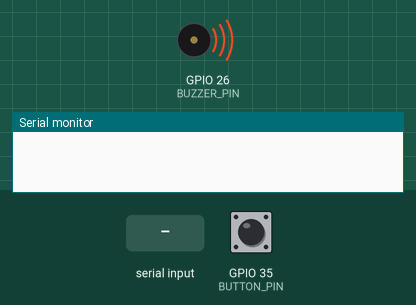
Simulated run of this sketch. Board: ESP32. Shown: buzzer (waves = sounding, pin HIGH), the last lines printed to the serial monitor. The inputs (shaded band) are chosen by the test bench; at power-on: GPIO 35 (BUTTON_PIN) LOW. WiFi joins after 1.5 s; servers stay silent unless stated; random numbers use the default seed unless the sketch sets one; EEPROM starts erased; the modem accepts every AT command (registered, SIM ready, sends succeed) and sends nothing else.

Above: at 0.1 s.
At 20.1 s:
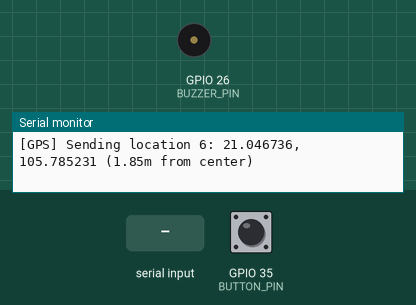
20.2 s: GPIO 35 (BUTTON_PIN) pulled HIGH for 1 s
At 20.64 s:
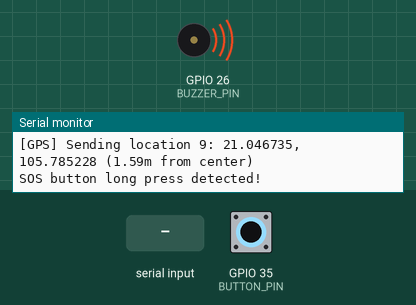
22.7 s: "1" received over the second serial link
Timing chart, 0 to 25.7 s (numbered marks = the images above; inputs shaded):
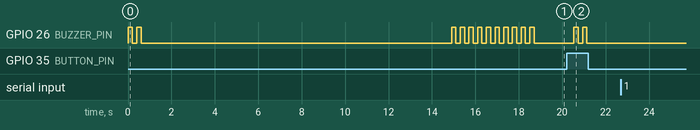

Measured:
- after the input at 20.2 s, GPIO 26 (BUZZER_PIN): alternates HIGH for 0.20 s and LOW for 0.20 s, 4 changes in all, then stays LOW, starting after 0.34 s

The sketch:

CANE_BLIND.ino
```cpp
/*==================================================================================================
*                          INCLUDES
==================================================================================================*/
#include <Arduino.h>
#include "GPS_Feature.h"
#include "CALL_SOS_Feature.h"
#include "SMS_Feature.h"
#include "WEB_Portal.h"
#include "WIFI_Manager.h"

/*==================================================================================================
*                          GLOBAL VARIABLES
==================================================================================================*/
/* Hardware serial instance for communication with GSM/GNSS module */
HardwareSerial gsmSerialPort(1);

/* Instantiates the core object responsible for saving/loading credentials and managing connection attempts. */
WifiManagerCustom wifiManager;

/* Instantiates the WebPortal object, passing the address (&) of the wifiManager.
   This establishes the dependency for the portal to use the manager's functions (e.g., saveCredentials).
    */
WebPortal portal(&wifiManager);

/* Global variable to track WiFi connection status */
bool wifiConnectedStatus = false;
String connectedSSID = "";

/****************************************************************************************
 *  Function Name    : setup
 *  Description      : Arduino system initialization function. It is executed once at
 *                     startup and performs initialization of serial ports, GSM/GNSS
 *                     hardware control pins, and power-on sequence. The function also
 *                     sends initial AT commands to verify communication with the GSM/GNSS
 *                     module and starts the GNSS (GPS) subsystem for location testing.
 *
 *  Input Parameters :
 *    None
 *
 *  Return Value     :
 *    None
 ****************************************************************************************/
void setup() {

  /* Initialize the debug serial port at baud rate 115200 */
  Serial.begin(115200);

  Wire.begin(21, 22); /* Init I2C with SDA=21, SCL=22 */

  /* Configure the button pin as input with an internal  pull-up resistor */
  pinMode(BUTTON_PIN, INPUT);

  /* Configure the buzzer pin as output and set its initial state to LOW */
  pinMode(BUZZER_PIN, OUTPUT); /* Set buzzer pin as output */

  digitalWrite(BUZZER_PIN, LOW); /* Turn off buzzer initially */

  /* Beep the buzzer once to indicate the start of setup process */
  beepBuzzer(2);

  /* Print initial startup message on debug serial */
  Serial.print(F("Hello! AT command Start Init"));


  /* Initialize the GSM/GNSS serial port (UART2) with baud rate 115200,
       8 data bits, no parity, 1 stop bit, and assigned RX/TX pins */
  gsmSerialPort.begin(115200, SERIAL_8N1, PIN_GSM_UART_RECEIVE, PIN_GSM_UART_TRANSMIT);

  /* Test communication with GSM module */
  sendGsmCommand("AT", GSM_COMMAND_WAIT_MS);

  /* Disable command echo */
  sendGsmCommand("ATE0", GSM_COMMAND_WAIT_MS);

  /* Set character set to GSM */
  sendGsmCommand("AT+CSCS=\"GSM\"", GSM_COMMAND_WAIT_MS);

  /* Set SMS mode to text */
  sendGsmCommand("AT+CMGF=1", GSM_COMMAND_WAIT_MS);

  /* Configure new message indications: display directly on Serial */
  sendGsmCommand("AT+CNMI=2,2,0,0,0", GSM_COMMAND_WAIT_MS);

  /* Enable Caller Line Identification Presentation (CLIP) */
  sendGsmCommand("AT+CLIP=1", GSM_COMMAND_WAIT_MS);

  /* Test signal quality */
  sendGsmCommand("AT+CSQ", GSM_COMMAND_WAIT_MS);

  /* Print message indicating the start of LTE CAT1 test */
  Serial.println("ESP32-S3 4G LTE CAT1 complete init!");
  /* Get the number of milliseconds since the program started and store it in systemCurrentTimeMs */
  systemCurrentTimeMs = millis();

  /* 1. Load the last saved SSID and Password from NVS/flash memory into wifiManager object members. */
  wifiManager.loadCredentials();

  /* 2. Attempt to connect to the saved Wi-Fi network using retries (MAX_TRIES). */
  wifiConnectedStatus = false;
  if (!wifiManager.connectWiFi()) {
    /* If connection fails after all retries: */


    /* Log the failure and the fallback action. */
    Serial.println("WiFi failed → Starting AP Portal");

    /* Start the WebPortal in Access Point mode to allow user configuration. */
    portal.startPortal();
    wifiConnectedStatus = false;
  } else {
    /* If connection is successful: */
    wifiConnectedStatus = true;
    connectedSSID = wifiManager.savedSSID;

    /* Log the success message. The device is now ready for its main application logic. */
    Serial.println("WiFi Connected OK!");
  }


  /* Beep the buzzer twice to indicate system initialization is complete */
  beepBuzzer(10);
}

/****************************************************************************************
 *  Function Name    : loop
 *  Description      : Arduino main execution loop. This function runs continuously after
 *                     system initialization. It periodically requests GNSS (GPS) information
 *                     from the GSM/GNSS module every 30 seconds and generates a Google Maps
 *                     URL from the response. In addition, it forwards data between the debug
 *                     Serial (USB) and the GSM serial port, enabling transparent communication
 *                     for debugging and testing.
 *
 *  Input Parameters :
 *    None
 *
 *  Return Value     :
 *    None
 ****************************************************************************************/
void loop() {

  /* If the Web Portal is running (device is in AP mode), this continuously services
   incoming DNS and HTTP requests from the connected client (e.g., a phone/laptop).
   This ensures the portal page loads and the Save button works.
    */
  portal.handleClient();

  /* Call the GPS request handler function */
  requestGpsLocation(systemCurrentTimeMs, 30000UL, DEBUG_MODE_ENABLED);

  handleCallAndATPassthrough(BUTTON_PIN, DEBUG_MODE_ENABLED,
                             wifiConnectedStatus, connectedSSID.c_str());

  delay(175);
}
```

CALL_SOS_Feature.cpp
```cpp
/******************************************************************************
 * INCLUDES
 ******************************************************************************/
#include "CALL_SOS_Feature.h"
#include "SMS_Feature.h"
#include "GPS_Feature.h"


/******************************************************************************
 * GLOBAL VARIABLES
 ******************************************************************************/
/* Variables for button press tracking */
unsigned long pressStart = 0; /* Timestamp when button was pressed down */
bool isPressed = false;       /* Flag indicating if button is currently held */

/* Variables for software debouncing */
int lastRawState = HIGH;            /* Last raw (unfiltered) state read from the pin */
int stableState = HIGH;             /* Stable (debounced) state of the button */
unsigned long lastDebounceTime = 0; /* Last time the raw state was toggled */

/* SOS activation flag to prevent multiple triggers */
bool sosActive = false;

/******************************************************************************
 * PRIVATE FUNCTION PROTOTYPES
 ******************************************************************************/
void handleATPassthrough();

/*================================================================================================*/
/**
 * @brief       Handles AT command passthrough between Serial and GSM.
 * @details     Separated from SOS handling for cleaner code.
 *
 * @param[in]   None
 *
 * @return      void
 *
 * @api
 */
/*================================================================================================*/
void handleATPassthrough() {
    /* Forward AT commands from Serial Monitor (USB) to GSM/GNSS module */
    while (Serial.available() > 0) {
        gsmSerialPort.write(Serial.read());
        yield(); /* Allow background tasks to run */
    }

    /* Forward responses from GSM/GNSS module back to Serial Monitor (USB) */
    while (gsmSerialPort.available() > 0) {
        Serial.write(gsmSerialPort.read());
        yield(); /* Allow background tasks to run */
    }
}

/*================================================================================================*/
/**
* @brief        Reads and debounces the state of a digital input pin.
* @details      Reads the raw state of the specified pin and applies a debouncing algorithm to
*               filter out noise. The function tracks the stability of the input signal over time
*               and updates the stable state only if the signal remains unchanged for longer than
*               the defined DEBOUNCE_DELAY. The stable state is returned.
*
* @param[in]    pin             The digital pin to read.
* @param[out]   None
*
* @return       int             The stable, debounced state of the pin.
*
* @api
*/
/*================================================================================================*/

int debounceRead(int pin) {
  int currentRawState = digitalRead(pin); /* Read the raw (unfiltered) state from the pin */

  /* If the raw state changes compared to the last raw read,
     reset the debounce timer to start measuring stability time */
  if (currentRawState != lastRawState) {
    lastDebounceTime = millis();
  }

  /* If the signal has remained unchanged for longer than DEBOUNCE_DELAY,
     update the stable state to reflect the new value */
  if ((millis() - lastDebounceTime) > DEBOUNCE_DELAY) {
    if (currentRawState != stableState) {
      stableState = currentRawState;
    }
  }

  /* Store the raw state for comparison in the next function call */
  lastRawState = currentRawState;

  /* Return the stable, debounced state of the button */
  return stableState;
}

/*================================================================================================*/
/**
* @brief        Dials a phone number via the GSM module.
* @details      Sends the AT command to dial the specified phone number using the GSM module.
*               Waits for a defined timeout while reading the module's response. Optionally
*               prints the response to the Serial monitor.
*
* @param[in]    phoneNumber     The phone number to dial, as a String.
* @param[out]   None
*
* @return       None
*
* @note         Uses gsmSerialPort as the GSM UART port.
*/
/*================================================================================================*/
void dialPhoneNumber(String phoneNumber) {
  /* Send ATD command to start dialing */
  gsmSerialPort.print("ATD");
  gsmSerialPort.print(phoneNumber);
  gsmSerialPort.println(";");  // End AT command for dialing

  /* Read the response from GSM module with specified timeout */
  readGsmResponse(GSM_CALL_RESPONSE_TIMEOUT_MS);
}

/*================================================================================================*/
/**
 * @brief       Handles SOS button logic and performs AT-command passthrough.
 *
 * @details     This API performs two main functions:
 *
 *               1. **SOS Button Handling**
 *                  - Uses a debounced digital input to detect button events.
 *                  - Detects short-press states based on press duration and logs the state.
 *                  - Detects long press (SOS activation):
 *                        + Triggers buzzer feedback.
 *                        + Initiates a call to the predefined SOS number.
 *                        + Attempts to retrieve the GPS position and generate a Google Maps link.
 *                        + Sends an SMS containing either the location link or an error message.
 *
 *               2. **AT Command Passthrough**
 *                  - Forwards any text entered into the Serial Monitor (USB) directly to the GSM/GNSS module.
 *                  - Forwards all responses from the GSM/GNSS module back to the Serial Monitor.
 *                  - Allows real-time manual interaction/debugging using AT commands.
 *
 * @param[in]    buttonInputPin       Digital input pin connected to the SOS button.
 * @param[in]    enableDebugMessages  If true, prints internal debug messages to Serial Monitor.
 *
 * @return       None
 *
 * @api
 */
/*================================================================================================*/

void handleCallAndATPassthrough(int buttonInputPin, bool enableDebugMessages,
                                bool wifiSuccess, const char* ssid) {
    // Check if SOS is already active (prevent re-triggering)
    if (sosActive) {
        // Still allow AT passthrough even during SOS
        handleATPassthrough();
        return;
    }

    int stableState = debounceRead(buttonInputPin);

    /* Detect button press (falling edge) */
    if (stableState == LOW && !isPressed) {
        pressStart = millis();
        isPressed = true;
    }
    /* Detect button release (rising edge) */
    else if (stableState == HIGH && isPressed) {
        unsigned long pressDuration = millis() - pressStart;

        /* Handle short press states */
        if (pressDuration < 300) {
            Serial.println("State 1 detected");
        } else if (pressDuration <= 650) {
            Serial.println("State 2 detected");
        } else {
            /* ------------------- SOS Activation (Highest Priority) ------------------- */
            Serial.println("SOS button long press detected!");
            sosActive = true; // Set flag to prevent re-triggering

            // Immediately stop any heart rate emergency handling
            // Note: We'll handle this after HEART_Feature.h is included

            beepBuzzer(2);

            // /* Step 1: Show SOS call screen */
            // TFT_ShowSOSCallScreen(SOS_PHONE_NUMBER);

            /* Step 2: Dial SOS number */
            dialPhoneNumber(SOS_PHONE_NUMBER);

            // /* Step 3: Show SMS sending screen */
            // TFT_ShowSOSSMSScreen();

            String mapLink = parseGpsToMapLink();

            if (mapLink.length() > 0) {
                String message = "SOS! My location: " + mapLink;
                sendTextMessage(SOS_PHONE_NUMBER, message.c_str());
            } else {
                sendTextMessage(SOS_PHONE_NUMBER, "SOS! Unable to get GPS location.");
            }

            // /* Step 4: Show completion screen */
            // TFT_ShowSOSCompleteScreen();

            /* Step 5: Delay then return to main screen */
            delay(3000); // Show completion screen for 3 seconds

            /* Return to ready screen with current WiFi status */
            // Note: We need access to wifiConnectedStatus and connectedSSID
            // This will be handled by the main program

    //         /* Return to main heart rate screen */
    // TFT_ReturnToMainScreen(wifiSuccess, ssid);

            // Reset SOS active flag after completion
            sosActive = false;
        }
        isPressed = false;
    }

    /* Always handle AT passthrough */
    handleATPassthrough();
}
```

GPS_Feature.h
```cpp
#ifndef GPS_FEATURE_H
#define GPS_FEATURE_H

/******************************************************************************
 * INCLUDES
 ******************************************************************************/
#include "Generic_API.h"

/******************************************************************************
 * GLOBAL VARIABLES
 ******************************************************************************/
/* Global system timestamp (milliseconds) */
extern unsigned long systemCurrentTimeMs;

/* Variable to store the final generated Google Maps URL */
extern String googleMapUrl;

/******************************************************************************
 * FUNCTIONS PROTOTYPES
 ******************************************************************************/

/*================================================================================================*/
/**
* @brief        Parses GPS data and returns different preset Google Maps URLs based on call count.
* @details      This function maintains an internal static counter. Each time the function is called,
*               the counter increases by 1 (cycles from 0 → 9), and the function returns a different
*               Google Maps URL according to the counter value. Used to test different URL outputs
*               without real GPS data.
*
* @param[in]    None
* @param[out]   None
*
* @return       String      A Google Maps URL selected based on the internal counter.
*
* @api
*/
/*================================================================================================*/
String parseGpsToMapLink();

/*================================================================================================*/
/**
* @brief        Processes GPS map-link generation and performs AT-command passthrough.
* @details      This function invokes the GPS parsing routine to generate a Google Maps URL
*               from the most recently available GNSS data (currently a static or externally
*               updated source). The function does not request new GNSS data nor handle timing
*               intervals.
*
*               Additionally, it operates in full AT-command passthrough mode:
*               - Forwards all characters received from the USB Serial Monitor to the GSM/GNSS module.
*               - Forwards all data received from the GSM/GNSS module back to the USB Serial Monitor.
*               This allows real-time debugging and manual AT interaction.
*
* @param[in,out] systemCurrentTimeMs   Unused parameter; reserved for future GPS scheduling logic.
* @param[in]     intervalMs            Unused parameter; reserved for periodic GNSS request handling.
* @param[in]     debug                 If true, may be used in future expansion for debug printing.
* @param[out]    None
*
* @return        void
*
* @api
*/
/*================================================================================================*/

void requestGpsLocation(unsigned long &systemCurrentTimeMs, unsigned long intervalMs, bool debug);
#endif
```

Source omitted: CALL_SOS_Feature.h (4799 bytes), GPS_Feature.cpp (6110 bytes), Generic_API.cpp (4787 bytes), Generic_API.h (5127 bytes), SMS_Feature.cpp (1847 bytes), SMS_Feature.h (1686 bytes), WEB_Portal.cpp (17105 bytes), WEB_Portal.h (4472 bytes), WIFI_Manager.cpp (4971 bytes), WIFI_Manager.h (4501 bytes)
